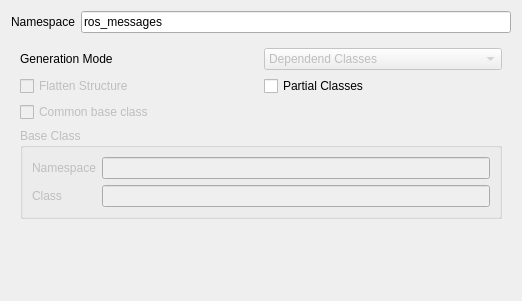
<?xml version="1.0" encoding="UTF-8"?>
<ui version="4.0">
 <class>Form</class>
 <widget class="QWidget" name="Form">
  <property name="geometry">
   <rect>
    <x>0</x>
    <y>0</y>
    <width>522</width>
    <height>301</height>
   </rect>
  </property>
  <property name="windowTitle">
   <string>Form</string>
  </property>
  <layout class="QGridLayout" name="gridLayout">
   <item row="0" column="1">
    <widget class="QLineEdit" name="namespace_edit">
     <property name="text">
      <string>ros_messages</string>
     </property>
    </widget>
   </item>
   <item row="0" column="0">
    <widget class="QLabel" name="label">
     <property name="text">
      <string>Namespace</string>
     </property>
    </widget>
   </item>
   <item row="1" column="0" colspan="2">
    <widget class="QWidget" name="widget" native="true">
     <layout class="QGridLayout" name="gridLayout_2">
      <item row="2" column="0">
       <widget class="QCheckBox" name="flatten_structure_check">
        <property name="enabled">
         <bool>false</bool>
        </property>
        <property name="text">
         <string>Flatten Structure</string>
        </property>
       </widget>
      </item>
      <item row="3" column="0">
       <widget class="QCheckBox" name="common_base_check">
        <property name="enabled">
         <bool>false</bool>
        </property>
        <property name="text">
         <string>Common base class</string>
        </property>
       </widget>
      </item>
      <item row="1" column="0">
       <widget class="QLabel" name="label_2">
        <property name="text">
         <string>Generation Mode</string>
        </property>
       </widget>
      </item>
      <item row="1" column="1">
       <widget class="QComboBox" name="generation_mode_combo">
        <property name="enabled">
         <bool>false</bool>
        </property>
        <item>
         <property name="text">
          <string>Dependend Classes</string>
         </property>
        </item>
        <item>
         <property name="text">
          <string>Monolithic</string>
         </property>
        </item>
       </widget>
      </item>
      <item row="2" column="1">
       <widget class="QCheckBox" name="partial_class_check">
        <property name="text">
         <string>Partial Classes</string>
        </property>
       </widget>
      </item>
      <item row="5" column="0">
       <spacer name="verticalSpacer">
        <property name="orientation">
         <enum>Qt::Vertical</enum>
        </property>
        <property name="sizeHint" stdset="0">
         <size>
          <width>20</width>
          <height>40</height>
         </size>
        </property>
       </spacer>
      </item>
      <item row="4" column="0" colspan="2">
       <widget class="QGroupBox" name="groupBox">
        <property name="enabled">
         <bool>false</bool>
        </property>
        <property name="title">
         <string>Base Class</string>
        </property>
        <layout class="QGridLayout" name="gridLayout_3">
         <item row="0" column="0">
          <widget class="QLabel" name="label_3">
           <property name="text">
            <string>Namespace</string>
           </property>
          </widget>
         </item>
         <item row="1" column="0">
          <widget class="QLabel" name="label_4">
           <property name="text">
            <string>Class</string>
           </property>
          </widget>
         </item>
         <item row="0" column="1">
          <widget class="QLineEdit" name="base_namespace_edit"/>
         </item>
         <item row="1" column="1">
          <widget class="QLineEdit" name="base_class_edit"/>
         </item>
        </layout>
       </widget>
      </item>
     </layout>
    </widget>
   </item>
  </layout>
 </widget>
 <resources/>
 <connections/>
</ui>
